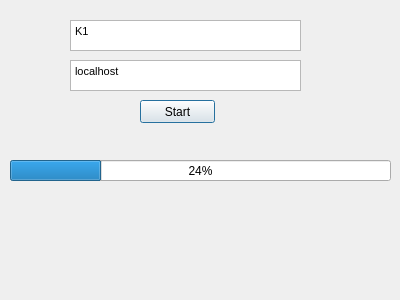
<?xml version="1.0" encoding="UTF-8"?>
<ui version="4.0">
 <class>ClientUI</class>
 <widget class="QDialog" name="ClientUI">
  <property name="geometry">
   <rect>
    <x>0</x>
    <y>0</y>
    <width>400</width>
    <height>300</height>
   </rect>
  </property>
  <property name="windowTitle">
   <string>Dialog</string>
  </property>
  <widget class="QTextEdit" name="textEdit">
   <property name="geometry">
    <rect>
     <x>70</x>
     <y>20</y>
     <width>231</width>
     <height>31</height>
    </rect>
   </property>
   <property name="html">
    <string>&lt;!DOCTYPE HTML PUBLIC &quot;-//W3C//DTD HTML 4.0//EN&quot; &quot;http://www.w3.org/TR/REC-html40/strict.dtd&quot;&gt;
&lt;html&gt;&lt;head&gt;&lt;meta name=&quot;qrichtext&quot; content=&quot;1&quot; /&gt;&lt;style type=&quot;text/css&quot;&gt;
p, li { white-space: pre-wrap; }
&lt;/style&gt;&lt;/head&gt;&lt;body style=&quot; font-family:'MS Shell Dlg 2'; font-size:8.25pt; font-weight:400; font-style:normal;&quot;&gt;
&lt;p style=&quot; margin-top:0px; margin-bottom:0px; margin-left:0px; margin-right:0px; -qt-block-indent:0; text-indent:0px;&quot;&gt;K1&lt;/p&gt;&lt;/body&gt;&lt;/html&gt;</string>
   </property>
  </widget>
  <widget class="QTextEdit" name="textEdit_2">
   <property name="geometry">
    <rect>
     <x>70</x>
     <y>60</y>
     <width>231</width>
     <height>31</height>
    </rect>
   </property>
   <property name="html">
    <string>&lt;!DOCTYPE HTML PUBLIC &quot;-//W3C//DTD HTML 4.0//EN&quot; &quot;http://www.w3.org/TR/REC-html40/strict.dtd&quot;&gt;
&lt;html&gt;&lt;head&gt;&lt;meta name=&quot;qrichtext&quot; content=&quot;1&quot; /&gt;&lt;style type=&quot;text/css&quot;&gt;
p, li { white-space: pre-wrap; }
&lt;/style&gt;&lt;/head&gt;&lt;body style=&quot; font-family:'MS Shell Dlg 2'; font-size:8.25pt; font-weight:400; font-style:normal;&quot;&gt;
&lt;p style=&quot; margin-top:0px; margin-bottom:0px; margin-left:0px; margin-right:0px; -qt-block-indent:0; text-indent:0px;&quot;&gt;localhost&lt;/p&gt;&lt;/body&gt;&lt;/html&gt;</string>
   </property>
  </widget>
  <widget class="QPushButton" name="pushButton">
   <property name="geometry">
    <rect>
     <x>140</x>
     <y>100</y>
     <width>75</width>
     <height>23</height>
    </rect>
   </property>
   <property name="text">
    <string>Start</string>
   </property>
  </widget>
  <widget class="QProgressBar" name="progressBar">
   <property name="geometry">
    <rect>
     <x>10</x>
     <y>160</y>
     <width>381</width>
     <height>21</height>
    </rect>
   </property>
   <property name="value">
    <number>24</number>
   </property>
  </widget>
 </widget>
 <resources/>
 <connections/>
</ui>
